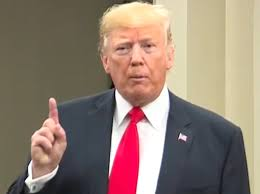
#> input picture person_img.jpg, 260 x 194 px, given in place of the camera
$ python Learnopencv_HSV_Threshold_BI.py
#> lines starting #> are read from the running program, lines starting #| are printed output that depends on the picture; after the words box and inside, x2 and y2 are one past the last pixel; in counts of white or black regions, pixels touching at a corner belong together
import cv2
import numpy as np

cap = cv2.VideoCapture(0)

while(True):
    ret,frame = cap.read();
#> frame is the input picture: shape (194, 260, 3); mean B, G, R 114.7, 127.5, 146.9
    height,width = frame.shape[:2]
#> height = 194; width = 260
    img_hsv = cv2.cvtColor(frame,cv2.COLOR_BGR2HSV)
#> img_hsv: shape (194, 260, 3); mean H, S, V 51, 66.5, 150.4
    lower_blue1 = np.array([122, 30, 30])
    upper_blue1 = np.array([122 + 10, 255, 255])
    lower_blue2 = np.array([122 - 10, 30, 30])
    upper_blue2 = np.array([122, 255, 255])
    lower_blue3 = np.array([122 - 10, 30, 30])
    upper_blue3 = np.array([122, 255, 255])

    img_mask1 = cv2.inRange(img_hsv, lower_blue1, upper_blue1)
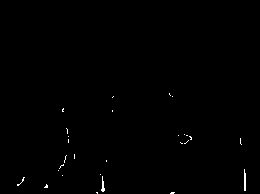
#> img_mask1: shape (194, 260); 0.36% white in thin lines or dots, all inside (x1, y1, x2, y2) = (17, 93, 246, 194)
    img_mask2 = cv2.inRange(img_hsv, lower_blue2, upper_blue2)
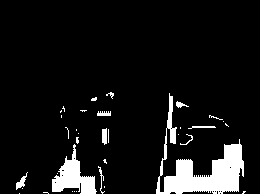
#> img_mask2: shape (194, 260); 8.4% white; 35 white regions (25 under 20 px), largest, box (x1, y1, x2, y2) and area: (156, 93, 244, 194) 2697, (52, 144, 97, 194) 977, (16, 172, 28, 190) 79
    img_mask3 = cv2.inRange(img_hsv, lower_blue3, upper_blue3)
    img_mask = img_mask1 | img_mask2 | img_mask3
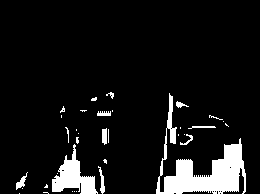
#> img_mask: shape (194, 260); 8.7% white; 35 white regions (24 under 20 px), largest, box (x1, y1, x2, y2) and area: (156, 93, 246, 194) 2760, (52, 144, 98, 194) 995, (98, 166, 105, 194) 83

    # 마스크 이미지로 원본 이미지에서 범위값에 해당되는 영상 부분을 획득합니다.
    img_result = cv2.bitwise_and(frame, frame, mask=img_mask)
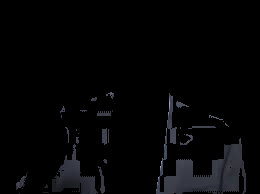
#> img_result: shape (194, 260, 3); mean B, G, R 5.8, 4.9, 4.7
    cv2.imshow("mask", img_mask)
    cv2.imshow("Result", img_result)
    cv2.imshow('frame', frame)
    if cv2.waitKey(1) & 0xff == ord('q'):  # q버튼을 누르면 영상 꺼짐
#> (key q is pressed here)
        break;

cap.release()
cv2.destroyAllWindows()

$ run again, on Ronaldo.jpg
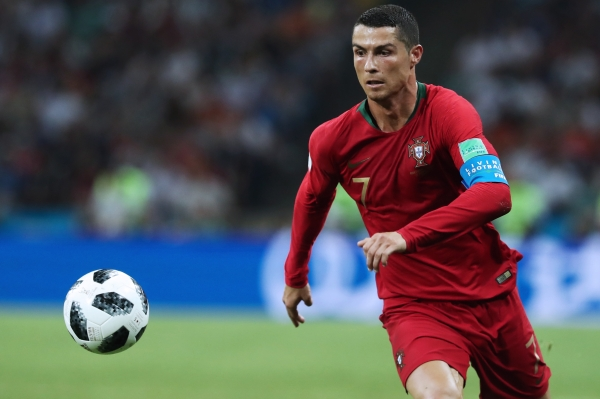
#> input picture Ronaldo.jpg, 600 x 399 px, given in place of the camera
#> frame is the input picture: shape (399, 600, 3); mean B, G, R 86.1, 81.7, 83
#> img_hsv: shape (399, 600, 3); mean H, S, V 105.1, 106.1, 113.4
#> `img_mask1 = cv2.inRange(img_hsv, lower_blue1, upper_blue1)`:
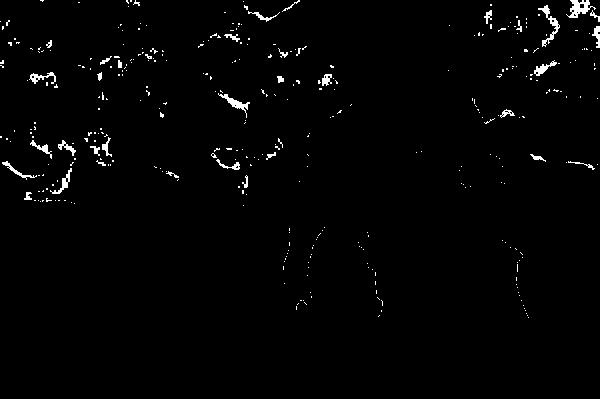
#> img_mask1: shape (399, 600); 1.5% white in thin lines or dots, all inside (x1, y1, x2, y2) = (0, 0, 600, 318)
#> img_mask2: shape (399, 600); 7.3% white; 383 white regions (319 under 20 px), largest, box (x1, y1, x2, y2) and area: (214, 46, 310, 168) 3155, (472, 0, 558, 78) 2369, (0, 100, 74, 203) 1481
#> img_mask: shape (399, 600); 8.7% white; 390 white regions (323 under 20 px), largest, box (x1, y1, x2, y2) and area: (211, 46, 310, 172) 3569, (472, 0, 560, 78) 2739, (0, 100, 76, 203) 2027
#> `img_result = cv2.bitwise_and(frame, frame, mask=img_mask)`:
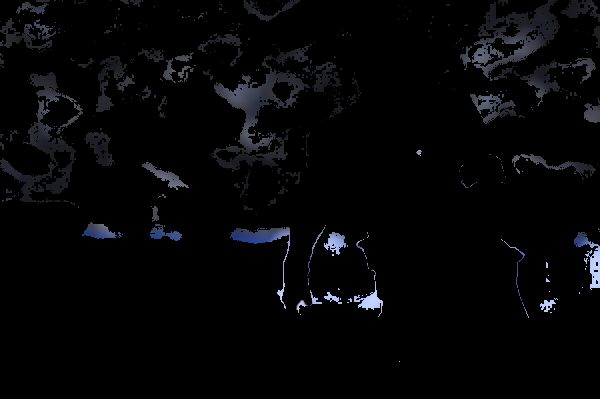
#> img_result: shape (399, 600, 3); mean B, G, R 6.6, 5.3, 5
